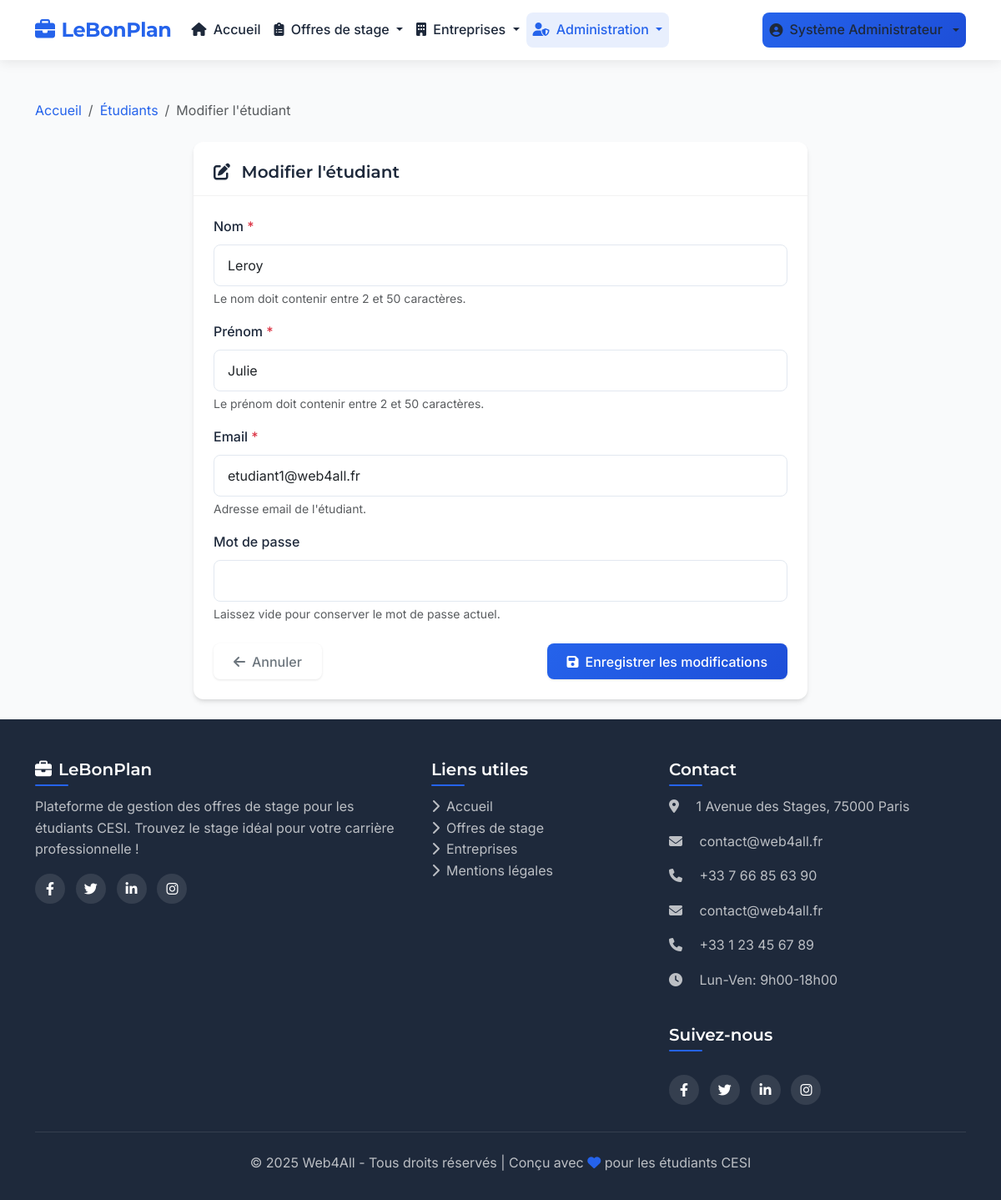
The app's page /index.php?page=etudiants&action=modifier&id=1 (signed in) with its own data.
### tables this page shows
CREATE TABLE `etudiants` (
  `id` int NOT NULL,
  `user_id` int NOT NULL,
  `nom` varchar(50) NOT NULL,
  `prenom` varchar(50) NOT NULL,
  `created_at` datetime NOT NULL,
  `updated_at` datetime DEFAULT CURRENT_TIMESTAMP ON UPDATE CURRENT_TIMESTAMP,
  `centre_id` int DEFAULT NULL
);

CREATE TABLE `utilisateurs` (
  `id` int NOT NULL,
  `email` varchar(100) NOT NULL,
  `password` varchar(255) NOT NULL,
  `role` enum('admin','pilote','etudiant') NOT NULL,
  `created_at` datetime NOT NULL,
  `updated_at` datetime DEFAULT CURRENT_TIMESTAMP ON UPDATE CURRENT_TIMESTAMP
);

### controllers/EtudiantController.php (called while the page is built, shortened)
<?php
class EtudiantController {
    private $etudiantModel;
    public function __construct() {
        require_once MODELS_PATH . '/Etudiant.php';
        $this->etudiantModel = new Etudiant();
    }
    public function modifier() {
        $id = isset($_GET['id']) ? (int)$_GET['id'] : 0;
        $etudiant = $this->etudiantModel->getById($id);
        include VIEWS_PATH . '/etudiants/form.php';
    }
}

### includes/functions.php (called while the page is built, shortened)
<?php
function url($page = 'accueil', $action = '', $params = []) {
    $baseUrl = rtrim(URL_ROOT, '/');
    $url = $baseUrl . '/index.php';
    $queryParams = ['page' => $page];
    if (!empty($action)) {
        $queryParams['action'] = $action;
    }
    if (!empty($params)) {
        $queryParams = array_merge($queryParams, $params);
    }
    return $url . '?' . http_build_query($queryParams);
}

### models/Etudiant.php (called while the page is built, shortened)
<?php
class Etudiant {
    private $conn;
    private $table = 'etudiants';
    private $usersTable = 'utilisateurs';
    private $candidaturesTable = 'candidatures';
    private $wishlistTable = 'wishlists';
    public function __construct() {
        require_once ROOT_PATH . '/config/database.php';
        try {
            $database = new Database();
            $this->conn = $database->getConnection();
        } catch (Exception $e) {
            $this->dbError = true;
            error_log("Exception dans Etudiant::__construct(): " . $e->getMessage());
        }
    }
    public function getById($id) {
        try {
            $query = "SELECT e.*, u.email, u.role, c.nom as centre_nom, c.code as centre_code,
                 (SELECT COUNT(*) FROM {$this->candidaturesTable} c WHERE c.etudiant_id = e.id) as nb_candidatures,
                 (SELECT COUNT(*) FROM {$this->wishlistTable} w WHERE w.etudiant_id = e.id) as nb_wishlist
                 FROM {$this->table} e
                 LEFT JOIN {$this->usersTable} u ON e.user_id = u.id
                 LEFT JOIN centres c ON e.centre_id = c.id
                 WHERE e.id = :id";
            $stmt = $this->conn->prepare($query);
            $stmt->bindParam(':id', $id, PDO::PARAM_INT);
            $stmt->execute();
            $row = $stmt->fetch(PDO::FETCH_ASSOC);
            $etudiant = [
                'id' => $row['id'],
                'user_id' => $row['user_id'],
                'nom' => $row['nom'],
                'prenom' => $row['prenom'],
                'email' => $row['email'],
                'role' => $row['role'],
                'centre_id' => $row['centre_id'],
                'centre_nom' => $row['centre_nom'],
                'centre_code' => $row['centre_code'],
                'created_at' => $row['created_at'],
                'updated_at' => $row['updated_at'],
                'nb_candidatures' => $row['nb_candidatures'],
                'nb_wishlist' => $row['nb_wishlist']
            ];
            $etudiant['candidatures'] = $this->getCandidaturesForEtudiant($id);
            $etudiant['wishlist'] = $this->getWishlistForEtudiant($id);
            $etudiant['pilote'] = $this->getPiloteAssigne($id);
            return $etudiant;
        } catch (PDOException $e) {
            error_log("Erreur lors de la récupération de l'étudiant: " . $e->getMessage());
            return false;
        }
    }
    public function getPiloteAssigne($etudiantId) {
        try {
            $query = "SELECT p.id, p.nom, p.prenom, u.email, pe.date_attribution
                  FROM pilotes p
                  JOIN pilote_etudiant pe ON p.id = pe.pilote_id
                  JOIN utilisateurs u ON p.user_id = u.id
                  WHERE pe.etudiant_id = :etudiant_id";
            $stmt = $this->conn->prepare($query);
            $stmt->bindParam(':etudiant_id', $etudiantId, PDO::PARAM_INT);
            $stmt->execute();
            return $stmt->fetch(PDO::FETCH_ASSOC);
        } catch (PDOException $e) {
            error_log("Erreur lors de la récupération du pilote assigné: " . $e->getMessage());
            return false;
        }
    }
    public function getCandidaturesForEtudiant($etudiantId) {
        try {
            $query = "SELECT c.*, o.titre as offre_titre, e.nom as entreprise_nom
                      FROM {$this->candidaturesTable} c
                      LEFT JOIN offres o ON c.offre_id = o.id
                      LEFT JOIN entreprises e ON o.entreprise_id = e.id
                      WHERE c.etudiant_id = :etudiant_id
                      ORDER BY c.date_candidature DESC";
            $stmt = $this->conn->prepare($query);
            $stmt->bindParam(':etudiant_id', $etudiantId, PDO::PARAM_INT);
            $stmt->execute();
            $candidatures = [];
            while ($row = $stmt->fetch(PDO::FETCH_ASSOC)) {
                $candidatures[] = [
                    'id' => $row['id'],
                    'offre_id' => $row['offre_id'],
                    'offre_titre' => $row['offre_titre'],
                    'entreprise_nom' => $row['entreprise_nom'],
                    'cv' => $row['cv'],
                    'lettre_motivation' => $row['lettre_motivation'],
                    'date_candidature' => $row['date_candidature']
                ];
            }
            return $candidatures;
        } catch (PDOException $e) {
            error_log("Erreur lors de la récupération des candidatures: " . $e->getMessage());
            return [];
        }
    }
    public function getWishlistForEtudiant($etudiantId) {
        try {
            $query = "SELECT w.*, o.titre as offre_titre, e.nom as entreprise_nom
                      FROM {$this->wishlistTable} w
                      LEFT JOIN offres o ON w.offre_id = o.id
                      LEFT JOIN entreprises e ON o.entreprise_id = e.id
                      WHERE w.etudiant_id = :etudiant_id
                      ORDER BY w.date_ajout DESC";
            $stmt = $this->conn->prepare($query);
            $stmt->bindParam(':etudiant_id', $etudiantId, PDO::PARAM_INT);
            $stmt->execute();
            $wishlist = [];
            while ($row = $stmt->fetch(PDO::FETCH_ASSOC)) {
                $wishlist[] = [
                    'offre_id' => $row['offre_id'],
                    'offre_titre' => $row['offre_titre'],
                    'entreprise_nom' => $row['entreprise_nom'],
                    'date_ajout' => $row['date_ajout']
                ];
            }
            return $wishlist;
        } catch (PDOException $e) {
            error_log("Erreur lors de la récupération de la wishlist: " . $e->getMessage());
            return [];
        }
    }
}

### config/database.php (called while the page is built, shortened)
<?php
class Database {
    private $host = 'localhost';
    private $db_name = 'stages_db';
    private $username = 'julian';
    private $password = 'hM+8jfB8;9';
    private $conn = null;
    public function getConnection() {
        try {
            $this->conn = new PDO(
                "mysql:host={$this->host};dbname={$this->db_name}",
                $this->username,
                $this->password
            );
            $this->conn->setAttribute(PDO::ATTR_ERRMODE, PDO::ERRMODE_EXCEPTION);
            $this->conn->exec("SET NAMES utf8");
        } catch(PDOException $e) {
            $errorMessage = "Erreur de connexion à la base de données : " . $e->getMessage();
            error_log($errorMessage);
            if (defined('ENVIRONMENT') && ENVIRONMENT === 'development') {
                echo "<div style='border:1px solid #dc3545; padding:10px; margin:10px; background-color:#f8d7da; color:#721c24;'>";
                echo "<h3>Erreur de connexion à la base de données</h3>";
                echo "<p><strong>Message:</strong> " . $e->getMessage() . "</p>";
                echo "<p><strong>Code:</strong> " . $e->getCode() . "</p>";
                echo "<p>Vérifiez que:</p>";
                echo "<ul>";
                echo "<li>Le serveur MySQL est démarré</li>";
                echo "<li>Les identifiants dans config/database.php sont corrects</li>";
                echo "<li>La base de données '{$this->db_name}' existe</li>";
                echo "</ul>";
                echo "</div>";
            } else {
                error_log("Erreur de connexion à la base de données: " . $e->getMessage());
            }
            $this->conn = null;
        }
        return $this->conn;
    }
}

### views/etudiants/form.php (the view, shortened to what this page needs)
<?php
include ROOT_PATH . '/views/templates/header.php';
$isEdit = isset($etudiant['id']);
?>
    <div class="container mt-4">
        <nav aria-label="breadcrumb" class="mb-4">
            <ol class="breadcrumb">
                <li class="breadcrumb-item"><a href="<?php echo url(); ?>">Accueil</a></li>
                <li class="breadcrumb-item"><a href="<?php echo url('etudiants'); ?>">Étudiants</a></li>
                <li class="breadcrumb-item active" aria-current="page">
                    <?php echo $isEdit ? 'Modifier l\'étudiant' : 'Ajouter un étudiant'; ?>
                </li>
            </ol>
        </nav>
        <div class="row">
            <div class="col-lg-8 mx-auto">
                <div class="card shadow-sm">
                    <div class="card-header bg-white">
                        <h5 class="mb-0">
                            <i class="fas fa-<?php echo $isEdit ? 'edit' : 'plus-circle'; ?> me-2"></i>
                            <?php echo $isEdit ? 'Modifier l\'étudiant' : 'Ajouter un nouvel étudiant'; ?>
                        </h5>
                    </div>
                    <div class="card-body">
                        <form action="<?php echo $isEdit ? url('etudiants', 'modifier', ['id' => $etudiant['id']]) : url('etudiants', 'creer'); ?>"
                              method="post"
                              class="needs-validation"
                              novalidate>
                            <div class="mb-3">
                                <label for="nom" class="form-label">Nom <span class="text-danger">*</span></label>
                                <input type="text"
                                       class="form-control"
                                       id="nom"
                                       name="nom"
                                       value="<?php echo htmlspecialchars($etudiant['nom']); ?>"
                                       required
                                       minlength="2"
                                       maxlength="50">
                                <div class="form-text">Le nom doit contenir entre 2 et 50 caractères.</div>
                            </div>
                            <div class="mb-3">
                                <label for="prenom" class="form-label">Prénom <span class="text-danger">*</span></label>
                                <input type="text"
                                       class="form-control"
                                       id="prenom"
                                       name="prenom"
                                       value="<?php echo htmlspecialchars($etudiant['prenom']); ?>"
                                       required
                                       minlength="2"
                                       maxlength="50">
                                <div class="form-text">Le prénom doit contenir entre 2 et 50 caractères.</div>
                            </div>
                            <div class="mb-3">
                                <label for="email" class="form-label">Email <span class="text-danger">*</span></label>
                                <input type="email"
                                       class="form-control"
                                       id="email"
                                       name="email"
                                       value="<?php echo htmlspecialchars($etudiant['email']); ?>"
                                       required>
                                <div class="form-text">Adresse email de l'étudiant.</div>
                            </div>
                            <div class="mb-3">
                                <label for="password" class="form-label">
                                    Mot de passe <?php echo $isEdit ? '' : '<span class="text-danger">*</span>'; ?>
                                </label>
                                <input type="password"
                                       class="form-control"
                                       id="password"
                                       name="password"
                                    <?php echo $isEdit ? '' : 'required'; ?>
                                       minlength="6">
                                <div class="form-text">
                                    <?php echo $isEdit ? 'Laissez vide pour conserver le mot de passe actuel.' : 'Le mot de passe doit contenir au moins 6 caractères.'; ?>
                                </div>
                            </div>
                            <div class="d-flex justify-content-between mt-4">
                                <a href="<?php echo url('etudiants'); ?>" class="btn btn-outline-secondary">
                                    <i class="fas fa-arrow-left me-2"></i>Annuler
                                </a>
                                <button type="submit" class="btn btn-primary">
                                    <i class="fas fa-save me-2"></i><?php echo $isEdit ? 'Enregistrer les modifications' : 'Créer l\'étudiant'; ?>
                                </button>
                            </div>
                        </form>
                    </div>
                </div>
            </div>
        </div>
    </div>
<?php include ROOT_PATH . '/views/templates/footer.php'; ?>

### records on screen
etudiants: nom "Leroy", prenom "Julie", email "etudiant1@web4all.fr"

### other values on screen
SITE_NAME "LeBonPlan"
$_SESSION['prenom'] "Système"
$_SESSION['nom'] "Administrateur"
